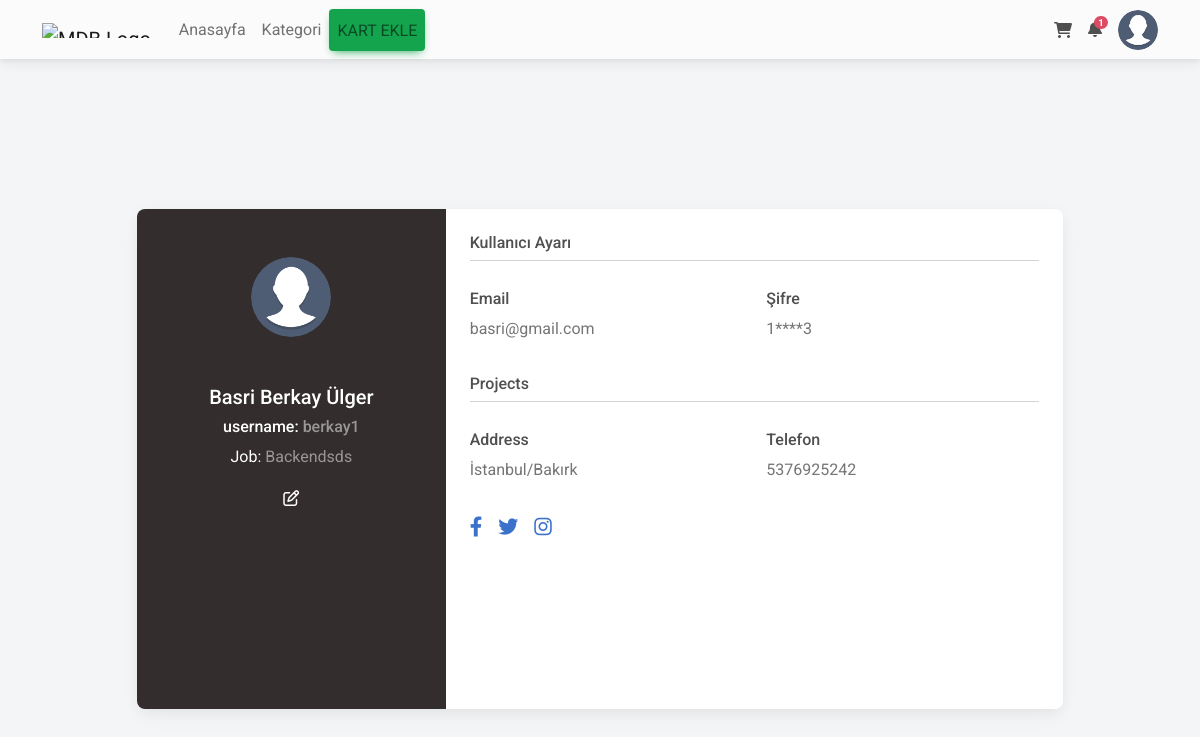
/profile/ (signed in), run on the app's committed database.
### appMy/models.py (models this page shows, shortened)
class Profile(models.Model):
   user = models.ForeignKey(User, verbose_name=("Kullanıcı Adı"), on_delete=models.CASCADE)
   address = models.CharField(("Adres"), max_length=40, blank=True, default="-")
   tel = models.CharField(("Telefon numarası"), max_length=10, default="-")
   job = models.CharField(("Meslek"), max_length=20, blank=True, default="-")
   image = models.ImageField(("Profil Resmi"), upload_to='profile', max_length=255, blank=True, null=True)
   password = models.CharField(("Şifre"), max_length=50)

### appMy/views.py (the view, shortened to what this page needs)
# urls.py: path('profile/', profileUser, name='profileUser'),
def profileUser(request):
   profile = Profile.objects.get(user = request.user)
   user = User.objects.get(username=request.user)
   context = {
       "profile": profile,
   }
   return render(request, "user/profile.html",context)

### appMy/templates/user/profile.html (shortened to what this page needs)
{% extends 'base.html' %}
{% load static %}
{% block main %}
<section class="vh-100" style="background-color: #f4f5f7; ">
   <div class="container py-5 h-100">
      <div class="row d-flex justify-content-center align-items-center h-100">
         <div class="col col-lg-10 mb-4 mb-lg-0" style="height: 500px;">
            <div class="card mb-3 h-100" id="card1" style="border-radius: .5rem;">
               <div class="row g-0 h-100">
                  <div class="col-md-4 gradient-custom text-center text-white bg-dark"
                     style="border-top-left-radius: .5rem; border-bottom-left-radius: .5rem;">
                     {% if profile.image %}
                     <img src="{{ profile.image.url }}" alt="Avatar" class="img-fluid my-5"
                        style="width: 80px; border-radius: 50%; height: 80px; object-fit: cover;" />
                     {% else %}
                     <img src="{% static 'img/profile.png' %}" alt="Avatar" class="img-fluid my-5"
                        style="width: 80px; border-radius: 50%; height: 80px; object-fit: cover;" />
                     {% endif %}
                     <h5>{{ request.user.get_full_name }}</h5>
                     <h6>username: <span class="text-white-50">{{ request.user }}</span></h6>
                     <p>Job: <span class="text-white-50"> {{ profile.job }}</span></p>
                     <i class="far fa-edit mb-5" onclick="changeProfil()"></i>
                  </div>
                  <div class="col-md-8">
                     <div class="card-body p-4">
                        <h6>Kullanıcı Ayarı</h6>
                        <hr class="mt-0 mb-4">
                        <div class="row pt-1">
                           <div class="col-6 mb-3">
                              <h6>Email</h6>
                              <p class="text-muted">{{ request.user.email }}</p>
                           </div>
                           <div class="col-6 mb-3">
                              <h6>Şifre</h6>
                              <p class="text-muted">{{ profile.password|first }}****{{ profile.password|last }}</p>
                           </div>
                        </div>
                        <h6>Projects</h6>
                        <hr class="mt-0 mb-4">
                        <div class="row pt-1">
                           <div class="col-6 mb-3">
                              <h6>Address</h6>
                              <p class="text-muted">{{ profile.address }}</p>
                           </div>
                           <div class="col-6 mb-3">
                              <h6>Telefon</h6>
                              <p class="text-muted">{{ profile.tel }}</p>
                           </div>
                        </div>
                        <div class="d-flex justify-content-start">
                           <a href="#!"><i class="fab fa-facebook-f fa-lg me-3"></i></a>
                           <a href="#!"><i class="fab fa-twitter fa-lg me-3"></i></a>
                           <a href="#!"><i class="fab fa-instagram fa-lg"></i></a>
                        </div>
                     </div>
                  </div>
               </div>
            </div>
         </div>
      </div>
   </div>
</section>
{% endblock main %}

### appMy/static/css/style.css (style rules this page uses)
body { overflow-x: hidden; }

### data on the page
Profile: job "Backendsds", password|first "1", password|last "3", address "İstanbul/Bakırk", tel "5376925242"

### other printed values
{{ request.user.get_full_name }} "Basri Berkay Ülger"
{{ request.user }} "berkay1"
{{ request.user.email }} "basri@gmail.com"
